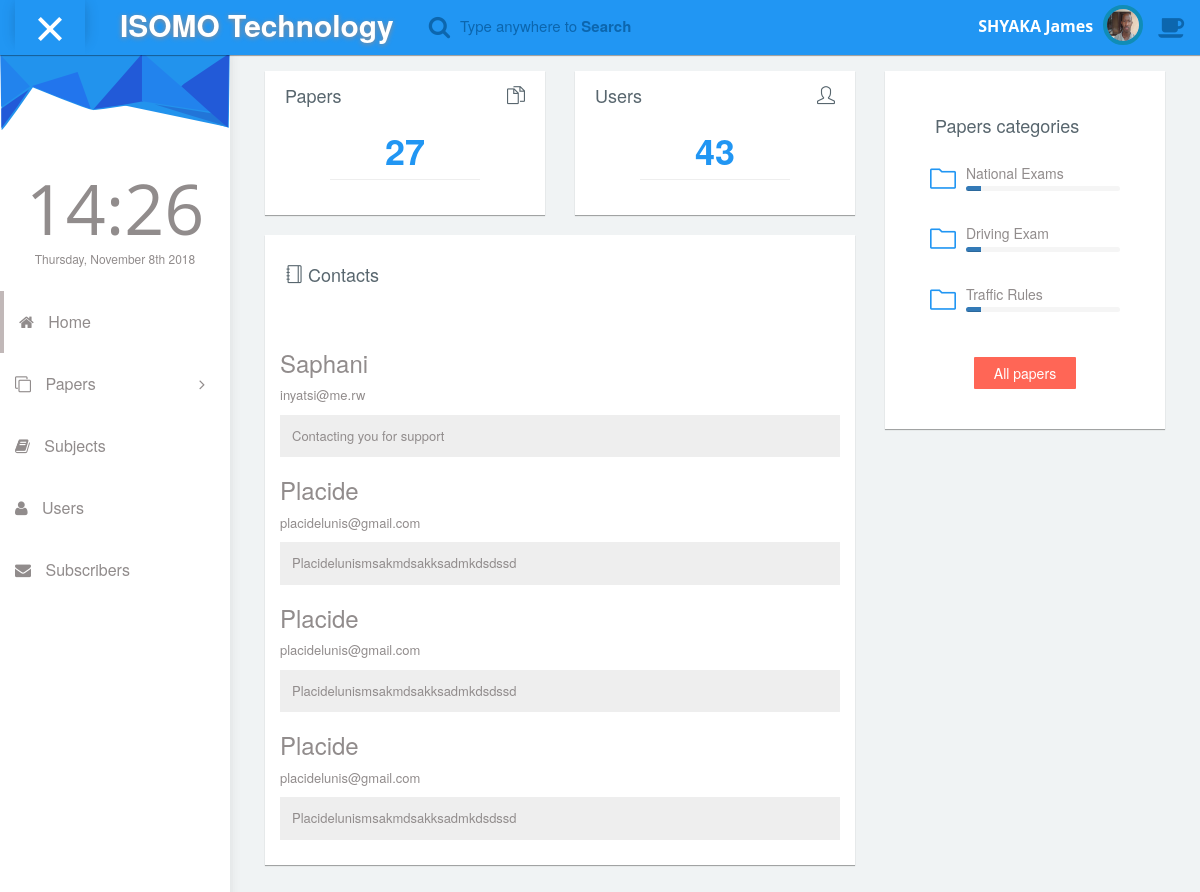
The page /admin/index.php (signed in) on the database its author committed.
### tables this page shows
CREATE TABLE `contacts` (
  `id` int(11) NOT NULL,
  `name` varchar(256) NOT NULL,
  `email` varchar(256) NOT NULL,
  `message` varchar(2048) NOT NULL,
  `date` timestamp NOT NULL DEFAULT CURRENT_TIMESTAMP
);

CREATE TABLE `subject_type` (
  `id` int(11) NOT NULL,
  `name` varchar(32) NOT NULL,
  `sname` varchar(32) NOT NULL COMMENT 'Short slug name',
  `description` varchar(256) NOT NULL
);

### admin/class.admin.php (called while the page is built, shortened)
<?php
	class admin{
		function admin(){
			$uname = $_SESSION['username']??"";
			$pwd = $_SESSION['password']??"";
			if($uname && $pwd)
			{
				if($this->authenticate($uname, $pwd)){
				}else{
					header("location:login", true, 302);
				}
			}else{
				header("location:login", true, 302);
			}
		}
		function authenticate($username, $password){
			global $db;
			$query = $db->query("SELECT * FROM admin WHERE username = \"$username\" AND password = \"$password\" LIMIT 1 ") or die("Error with login $db->error");
			if($query->num_rows>0){
				$this->data = $query->fetch_assoc();
				return true;
			}else{
				return false;
			}
		}
	}
?>

### admin/setup.php (called while the page is built, shortened)
<?php
  include_once "../conn.php";
  include_once "class.admin.php";
  $Admin = new admin();
  include_once '../functions.php';
  $admin_name = $Admin->data['name'];
?>

### functions.php (called while the page is built, shortened)
<?php
	include_once "conn.php";
	function get_paper_types(){
		global $db;
		$query = $db->query("SELECT * FROM subject_type");
		$types = array();
		while ($data = $query->fetch_assoc()) {
			$data['pname'] = ucwords(str_ireplace("_", " ", $data['name']));
			$types[] = $data;
		}
		return $types;
	}
	function n_total_papers(){
		global $db;
		$query = $db->query("SELECT COUNT(*) as num FROM papers WHERE archived  = 'no' ") or trigger_error("Can't count papers $db->error");
		$data = $query->fetch_assoc();
		return $data['num'];
	}
	function n_total_users(){
		global $db;
		$query = $db->query("SELECT COUNT(*) as num FROM users WHERE archived  = 'no' ") or trigger_error("Can't count papers $db->error");
		$data = $query->fetch_assoc();
		return $data['num'];
	}
	function get_contacts(){
		global $db;
		$query = $db->query("SELECT * FROM contacts ORDER BY date DESC") or trigger_error($db->error);
		$conts = array();
		while ($data = $query->fetch_assoc()) {
			$conts[] = $data;
		}
		return $conts;
	}
?>

### admin/index.php (the view, shortened to what this page needs)
<?php
  include_once 'setup.php';
?>
<!DOCTYPE html>
<html lang="en">
<head>
  <?php include_once 'modules/head.php'; ?>
</head>
 <body id="mimin" class="dashboard">
		<?php include "modules/menu.php"; ?>
	  <div class="container-fluid mimin-wrapper">
			<div id="left-menu">
			  <?php
				include 'sidebar.php';
			  ?>
			</div>
			<div id="content">
				<div class="col-md-12" style="padding:20px;">
					<div class="col-md-12 padding-0">
						<div class="col-md-8 padding-0">
							<div class="col-md-12 padding-0">
								<div class="col-md-6">
									<div class="panel box-v1">
									  <div class="panel-heading bg-white border-none">
										<div class="col-md-6 col-sm-6 col-xs-6 text-left padding-0">
										  <h4 class="text-left">Papers</h4>
										</div>
										<div class="col-md-6 col-sm-6 col-xs-6 text-right">
										   <h4>
										   <span class="icon-docs icons icon text-right"></span>
										   </h4>
										</div>
									  </div>
									  <div class="panel-body text-center">
										<h1><a href='papers'><?php  echo n_total_papers(); ?></a></h1>
										<hr/>
									  </div>
									</div>
								</div>
								<div class="col-md-6">
									<div class="panel box-v1">
									  <div class="panel-heading bg-white border-none">
										<div class="col-md-6 col-sm-6 col-xs-6 text-left padding-0">
										  <h4 class="text-left">Users</h4>
										</div>
										<div class="col-md-6 col-sm-6 col-xs-6 text-right">
										   <h4>
										   <span class="icon-user icons icon text-right"></span>
										   </h4>
										</div>
									  </div>
									  <div class="panel-body text-center">
										<h1><a href='users'><?php  echo n_total_users(); ?></a></h1>
										<hr/>
									  </div>
									</div>
								</div>
							</div>
							<div class="col-md-12">
								<div class="panel box-v4">
									<div class="panel-heading bg-white border-none">
									  <h4><span class="icon-notebook icons"></span> Contacts</h4>
									</div>
									<div class="panel-body padding-2">
										<?php
										  $contacts = get_contacts();
										  foreach ($contacts as $key => $message) {
										  	$name  = $message['name'];
										  	$email  = $message['email'];
										  	$message  = $message['message'];
										  	?>
										  		<div>
										  			<h3><?php echo $name; ?></h3>
										  			<p><?php echo $email; ?></p>
										  			<p style="background: #eee;padding: 12px"><?php echo $message; ?></p>
										  		</div>
										  	<?php
										  }
										?>
									</div>
								</div>
							</div>
						</div>
						<div class="col-md-4">
							<div class="col-md-12 padding-0">
							  <div class="panel box-v3">
								<div class="panel-heading bg-white border-none">
								  <h4>Papers categories</h4>
								</div>
								<div class="panel-body">
									<?php
										$cats = get_paper_types();
				                        foreach ($cats as $key => $cat) {
				                          ?>
				                          	<div class="media">
												<div class="media-left">
													<a href="papers?type=<?=$cat['sname']?>">
														<span class="icon-folder icons" style="font-size:2em;"></span>
													</a>
												</div>
												<div class="media-body">
												  <h5 class="media-heading"><?=$cat['pname']?></h5>
													<div class="progress progress-mini">
													  <div class="progress-bar" role="progressbar" aria-valuenow="10" aria-valuemin="0" aria-valuemax="100" style="width: 10%;">
													  </div>
													</div>
												</div>
								  			</div>
				                          <?php
				                        }
									?>
								</div>
								<div class="panel-footer bg-white border-none">
									<center>
										<a href="papers" class="btn btn-danger box-shadow-none">All papers</a>
									</center>
								</div>
							  </div>
							</div>
						</div>
					</div>
				</div>
			  </div>
	  </div>
  </body>
</html>

### admin/modules/menu.php (shortened to what this page needs)
<nav class="navbar navbar-default header navbar-fixed-top">
          <div class="col-md-12 nav-wrapper">
            <div class="navbar-header" style="width:100%;">
              <div class="opener-left-menu is-open">
                <span class="bottom"></span>
              </div>
                <a href="index.php" class="navbar-brand">
                 <b>ISOMO Technology</b>
                </a>
              <ul class="nav navbar-nav search-nav">
                <li>
                   <div class="search">
                    <span class="fa fa-search icon-search" style="font-size:23px;"></span>
                    <div class="form-group form-animate-text">
                      <input type="text" class="form-text" required>
                      <label class="label-search">Type anywhere to <b>Search</b> </label>
                    </div>
                  </div>
                </li>
              </ul>
              <ul class="nav navbar-nav navbar-right user-nav">
                <li class="user-name"><span><?php echo $admin_name; ?></span></li>
                  <li class="dropdown avatar-dropdown">
                   <img src="asset/img/boss.jpg" class="img-circle avatar" alt="user name" data-toggle="dropdown" aria-haspopup="true" aria-expanded="true"/>
                </li>
                <li ><a href="#" class="opener-right-menu"><span class="fa fa-coffee"></span></a></li>
              </ul>
            </div>
          </div>
        </nav>

### rows shown on the page
contacts: name "Saphani", email "inyatsi@me.rw", message "Contacting you for support"
contacts: name "Placide", email "placidelunis@gmail.com", message "Placidelunismsakmdsakksadmkdsdssd"
contacts: name "Placide", email "placidelunis@gmail.com", message "Placidelunismsakmdsakksadmkdsdssd"
contacts: name "Placide", email "placidelunis@gmail.com", message "Placidelunismsakmdsakksadmkdsdssd"
subject_type: pname "National Exams"
subject_type: pname "Driving Exam"
subject_type: pname "Traffic Rules"

### other values the page prints
$admin_name "SHYAKA James"
n_total_papers() "27"
n_total_users() "43"
